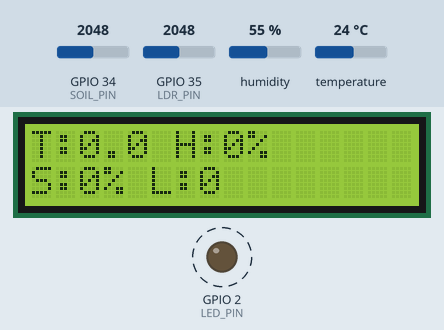
Simulated run of this sketch. Board: ESP32. Parts: 16×2 character LCD, output pins drawn as LEDs (lit = HIGH). Dashed ring = blinking. The inputs (shaded band) are chosen by the test bench; at power-on: humidity 55 %, GPIO 34 (SOIL_PIN) = 2048, temperature 24 °C, GPIO 35 (LDR_PIN) = 2048. WiFi joins after 1.5 s; servers stay silent unless stated; no MQTT or app messages arrive unless stated; what the sketch prints to the serial monitor is not drawn.

Above: at 3.1 s.
3.2 s: humidity set to 88 %
At 5.9 s:
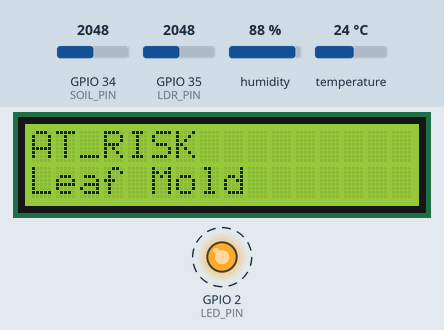
10.6 s: GPIO 34 (SOIL_PIN) set to 2866
At 20.9 s:
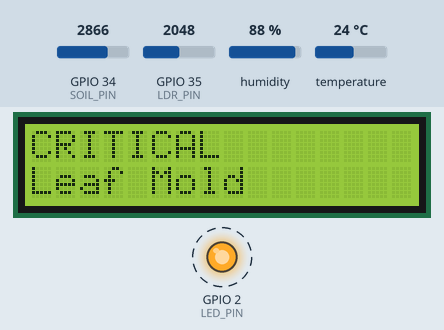
22.5 s: temperature set to 20.7 °C
At 25.9 s:
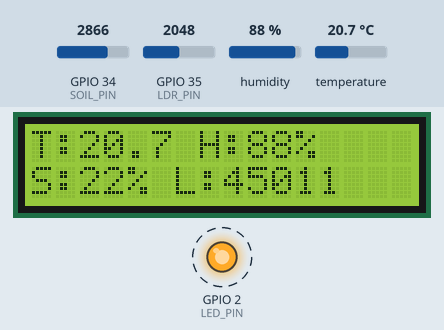
29.9 s: temperature set to 19.4 °C
At 36.0 s:
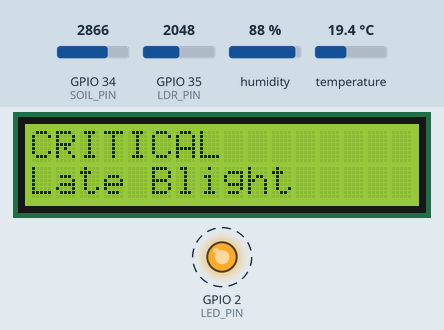
37.6 s: GPIO 34 (SOIL_PIN) set to 2637
At 41.0 s:
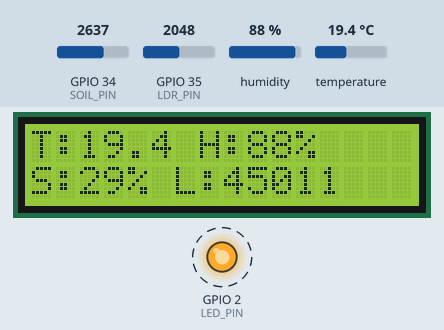
45.0 s: GPIO 34 (SOIL_PIN) set to 2537
At 51.0 s:
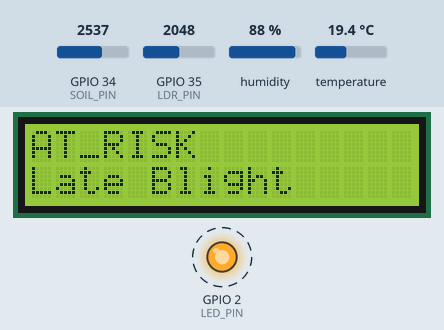
Timing chart, 0 to 53.6 s (numbered marks = the images above; inputs shaded):
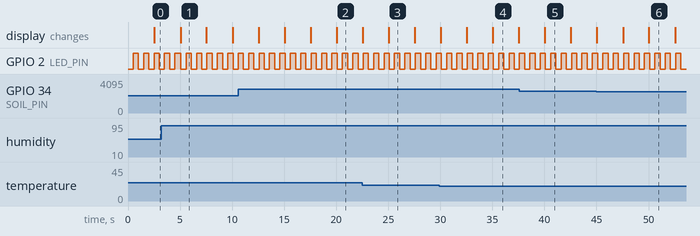

The sketch:

tomatoguardfirmware.ino
```cpp
/*
 * ============================================================
 * TomatoGuard - ESP32 Sensor Node v2 (anonymous MQTT - no auth)
 * ------------------------------------------------------------
 * Edge features: PUBLISH_ALL flag, on-change + heartbeat publishing,
 * offline RAM buffer, topic hierarchy agri/<region>/<user>/<device>/status.
 *
 * LCD now rotates THREE screens every 2.5 s:
 *   1) sensor values (T/H/S/L)
 *   2) status + disease risk
 *   3) connection status  -> WiFi OK/DOWN + signal, MQTT OK/DOWN + buffered count
 *
 * NOTE: broker is anonymous for now, so there is NO MQTT username/password.
 *
 * LIBRARIES: DHT sensor library, LiquidCrystal_I2C, PubSubClient, ArduinoJson
 * ============================================================
 */

#include <DHT.h>
#include <Wire.h>
#include <LiquidCrystal_I2C.h>
#include <WiFi.h>
#include <PubSubClient.h>

// ---------- EDIT THESE ----------
const char *WIFI_SSID = "WTIoT_24G_1";   // <-- verify this EXACTLY matches the Wi-Fi scan
const char *WIFI_PASS = "tcictait";
const char *MQTT_HOST = "192.168.1.103"; // Raspberry Pi IP
const int MQTT_PORT = 1883;

// ---- identity -> topic hierarchy agri/<region>/<user>/<device>/status ----
const char *REGION = "th-pathumthani";
const char *USER_ID = "user_st126665";
const char *DEVICE_ID = "esp32_plot01";

// ---- MQTT: broker is anonymous for now, no username/password needed ----

// ---- PUBLISH MODE ----
const bool PUBLISH_ALL = false;            // true = baseline (every reading)
const unsigned long READ_INTERVAL = 5000;  // sample every 5 s
const unsigned long HEARTBEAT_MS = 300000; // 5 min heartbeat in edge mode
const unsigned long WIFI_CONNECT_TIMEOUT = 20000;
const unsigned long WIFI_RETRY_INTERVAL = 10000;
const unsigned long MQTT_RETRY_INTERVAL = 5000;

// ---------- Pins ----------
#define DHTPIN 15
#define DHTTYPE DHT22
#define SOIL_PIN 34
#define LDR_PIN 35
#define LED_PIN 2

DHT dht(DHTPIN, DHTTYPE);
LiquidCrystal_I2C lcd(0x27, 16, 2);
WiFiClient espClient;
PubSubClient mqtt(espClient);

// ---------- thresholds (unchanged) ----------
const float TEMP_ALERT_LOW = 15.0, TEMP_ALERT_HIGH = 32.0;
const float HUM_ALERT_HIGH = 85.0;
const float SOIL_ALERT_LOW = 35.0, SOIL_ALERT_HIGH = 75.0;
const float LIGHT_ALERT_LOW = 5000.0;

// ---------- soil calibration ----------
const bool USE_CALIBRATION = true; // true on the real capacitive sensor
int SOIL_RAW_AIR = 3616, SOIL_RAW_WATER = 254;

// ---------- timing / state ----------
const unsigned long LCD_INTERVAL = 2500, LED_INTERVAL = 500;
unsigned long lastRead = 0, lastLcd = 0, lastLed = 0, lastPublish = 0;
bool ledState = false;
int lcdScreen = 0;                 // 0=sensors, 1=status, 2=connection
char topicStatus[160];
String lastStatusPublished = "";
unsigned long msgCount = 0;
bool wifiAttemptActive = false;
bool wifiWasConnected = false;
unsigned long wifiAttemptStarted = 0;
unsigned long lastMqttAttempt = 0;

float gTemp = 0, gHum = 0, gSoil = 0, gLight = 0;
String gStatus = "STARTING", gRiskShort = "", gRiskFull = "None";

// ---------- offline RAM buffer ----------
#define BUF_SIZE 60
String ringbuf[BUF_SIZE];
int bufHead = 0, bufCount = 0;
void enqueue(const String &m)
{
    ringbuf[bufHead] = m;
    bufHead = (bufHead + 1) % BUF_SIZE;
    if (bufCount < BUF_SIZE)
        bufCount++;
}
void flushBuffer()
{
    while (bufCount > 0 && mqtt.connected())
    {
        int idx = (bufHead - bufCount + BUF_SIZE) % BUF_SIZE;
        if (mqtt.publish(topicStatus, ringbuf[idx].c_str()))
        {
            bufCount--;
            msgCount++;
        }
        else
            break;
    }
}

float readSoilMoisture()
{
    int raw = analogRead(SOIL_PIN);
    if (USE_CALIBRATION)
    {
        float p = 100.0 * (SOIL_RAW_AIR - raw) / (float)(SOIL_RAW_AIR - SOIL_RAW_WATER);
        return p < 0 ? 0 : (p > 100 ? 100 : p);
    }
    return (raw / 4095.0) * 100.0;
}
float readLightIntensity() { return (analogRead(LDR_PIN) / 4095.0) * 90000.0; }

String evaluateStatus(float t, float h, float s, float l)
{
    bool c = false, r = false;
    if (t < 10 || t > 35)
        c = true;
    else if (t < TEMP_ALERT_LOW || t > TEMP_ALERT_HIGH)
        r = true;
    if (h > 90)
        c = true;
    else if (h > HUM_ALERT_HIGH)
        r = true;
    if (s < 30 || s > 85)
        c = true;
    else if (s < SOIL_ALERT_LOW || s > SOIL_ALERT_HIGH)
        r = true;
    if (l < 2000)
        c = true;
    else if (l < LIGHT_ALERT_LOW)
        r = true;
    if (c)
        return "CRITICAL";
    if (r)
        return "AT_RISK";
    return "NORMAL";
}
void identifyDiseaseRisk(float t, float h, float s, float l, String &sn, String &fn)
{
    if (h > HUM_ALERT_HIGH && t >= 10 && t <= 20)
    {
        sn = "Late Blight";
        fn = "Late Blight (Phytophthora infestans)";
    }
    else if (h > HUM_ALERT_HIGH)
    {
        sn = "Leaf Mold";
        fn = "Leaf Mold (Cladosporium fulvum)";
    }
    else if (t > TEMP_ALERT_HIGH && h < 50)
    {
        sn = "Spider Mites";
        fn = "Spider Mites (Tetranychus urticae)";
    }
    else if (t >= 24 && t <= 30 && h > 70)
    {
        sn = "Bact. Spot";
        fn = "Bacterial Spot (Xanthomonas spp.)";
    }
    else if (s < SOIL_ALERT_LOW)
    {
        sn = "Water Stress";
        fn = "Water stress / root damage";
    }
    else if (s > SOIL_ALERT_HIGH)
    {
        sn = "Root Rot";
        fn = "Root Rot (waterlogged conditions)";
    }
    else if (l < LIGHT_ALERT_LOW)
    {
        sn = "Low Light";
        fn = "Growth stress (insufficient light)";
    }
    else
    {
        sn = "";
        fn = "None";
    }
}
void updateDisplay()
{
    lcd.clear();
    if (lcdScreen == 0)
    {
        // --- Screen 1: sensor values ---
        lcd.setCursor(0, 0);
        lcd.print("T:");
        lcd.print(gTemp, 1);
        lcd.print(" H:");
        lcd.print(gHum, 0);
        lcd.print("%");
        lcd.setCursor(0, 1);
        lcd.print("S:");
        lcd.print(gSoil, 0);
        lcd.print("% L:");
        lcd.print(gLight, 0);
    }
    else if (lcdScreen == 1)
    {
        // --- Screen 2: status + disease risk ---
        lcd.setCursor(0, 0);
        lcd.print(gStatus);
        lcd.setCursor(0, 1);
        lcd.print(gRiskShort.length() > 0 ? gRiskShort : String("No disease risk"));
    }
    else
    {
        // --- Screen 3: connection status ---
        lcd.setCursor(0, 0);
        if (WiFi.status() == WL_CONNECTED)
        {
            lcd.print("WiFi:OK ");
            lcd.print(WiFi.RSSI());
            lcd.print("dBm");
        }
        else
        {
            lcd.print("WiFi:DOWN");
        }
        lcd.setCursor(0, 1);
        lcd.print(mqtt.connected() ? "MQTT:OK  buf:" : "MQTT:DOWN buf:");
        lcd.print(bufCount);
    }
    lcdScreen = (lcdScreen + 1) % 3;   // rotate through the 3 screens
}

void startWiFiConnection()
{
    WiFi.begin(WIFI_SSID, WIFI_PASS);
    wifiAttemptStarted = millis();
    wifiAttemptActive = true;
    Serial.println("Connecting to WiFi...");
}

bool maintainWiFi()
{
    unsigned long now = millis();
    if (WiFi.status() == WL_CONNECTED)
    {
        wifiAttemptActive = false;
        if (!wifiWasConnected)
        {
            Serial.println("WiFi OK");
            Serial.print("WiFi IP: ");
            Serial.println(WiFi.localIP());
            Serial.print("WiFi RSSI: ");
            Serial.println(WiFi.RSSI());
        }
        wifiWasConnected = true;
        return true;
    }

    if (wifiWasConnected)
    {
        Serial.printf("WiFi lost; status=%d\n", WiFi.status());
        mqtt.disconnect();
        wifiWasConnected = false;
    }

    if (wifiAttemptActive)
    {
        if (now - wifiAttemptStarted < WIFI_CONNECT_TIMEOUT)
            return false;

        Serial.printf("WiFi connection timed out; status=%d\n", WiFi.status());
        WiFi.disconnect(false, false);
        wifiAttemptActive = false;
        wifiAttemptStarted = now;
        return false;
    }

    if (now - wifiAttemptStarted >= WIFI_RETRY_INTERVAL)
        startWiFiConnection();

    return false;
}

void connectMqtt()
{
    unsigned long now = millis();
    if (WiFi.status() != WL_CONNECTED || mqtt.connected())
        return;
    if (now - lastMqttAttempt < MQTT_RETRY_INTERVAL)
        return;

    lastMqttAttempt = now;
    // Anonymous broker: connect with just the client id, no credentials.
    if (mqtt.connect(DEVICE_ID))
    {
        Serial.println("MQTT connected");
        flushBuffer();
    }
    else
    {
        Serial.printf("MQTT fail rc=%d\n", mqtt.state());
    }
}

void setup()
{
    Serial.begin(115200);
    dht.begin();
    pinMode(LED_PIN, OUTPUT);
    Wire.begin();
    lcd.init();
    lcd.backlight();
    snprintf(topicStatus, sizeof(topicStatus), "agri/%s/%s/%s/status", REGION, USER_ID, DEVICE_ID);
    Serial.printf("Topic: %s  mode: %s\n", topicStatus, PUBLISH_ALL ? "PUBLISH_ALL(baseline)" : "on-change+heartbeat(edge)");
    WiFi.mode(WIFI_STA);
    mqtt.setServer(MQTT_HOST, MQTT_PORT);
    startWiFiConnection();
}

void readAndEvaluateSensors()
{
    float t = dht.readTemperature(), h = dht.readHumidity();
    float s = readSoilMoisture(), l = readLightIntensity();
    if (isnan(t) || isnan(h))
    {
        Serial.println("{\"error\":\"DHT read failed\"}");
        return;
    }
    gTemp = t;
    gHum = h;
    gSoil = s;
    gLight = l;
    gStatus = evaluateStatus(t, h, s, l);
    identifyDiseaseRisk(t, h, s, l, gRiskShort, gRiskFull);

    char json[256];
    snprintf(json, sizeof(json),
             "{\"device\":\"%s\",\"temperature\":%.1f,\"humidity\":%.1f,"
             "\"soil_moisture\":%.1f,\"light\":%.0f,\"status\":\"%s\",\"disease_risk\":\"%s\"}",
             DEVICE_ID, t, h, s, l, gStatus.c_str(), gRiskFull.c_str());
    Serial.println(json);

    bool changed = (gStatus != lastStatusPublished);
    bool heartbeat = (millis() - lastPublish >= HEARTBEAT_MS);
    bool doPublish = PUBLISH_ALL || changed || heartbeat;

    if (mqtt.connected())
    {
        if (doPublish)
        {
            if (mqtt.publish(topicStatus, json))
            {
                msgCount++;
                lastPublish = millis();
                lastStatusPublished = gStatus;
                Serial.printf("[pub #%lu] %s\n", msgCount, PUBLISH_ALL ? "(all)" : (changed ? "(change)" : "(heartbeat)"));
            }
        }
    }
    else
    {
        enqueue(String(json)); // offline: keep it for resend
        Serial.println("[buffered - MQTT down]");
    }
}

void loop()
{
    unsigned long now = millis();
    bool wifiConnected = maintainWiFi();
    if (wifiConnected && !mqtt.connected())
        connectMqtt();
    if (wifiConnected && mqtt.connected())
        mqtt.loop();
    if (now - lastRead >= READ_INTERVAL)
    {
        lastRead = now;
        readAndEvaluateSensors();
    }
    if (now - lastLcd >= LCD_INTERVAL)
    {
        lastLcd = now;
        updateDisplay();
    }
    if (now - lastLed >= LED_INTERVAL)
    {
        lastLed = now;
        ledState = !ledState;
        digitalWrite(LED_PIN, ledState ? HIGH : LOW);
    }
}
```

Measured:
- the behaviour switches between 20.1 and 20 °C on temperature (found by bisection; images 3 and 4)
- the behaviour switches between 2608 and 2607 on GPIO 34 (SOIL_PIN) (found by bisection; images 5 and 6)
- after the input at 3.2 s, the display: changes after 1.9 s (image 1)
- by itself, GPIO 2 (LED_PIN): alternates HIGH for 0.50 s and LOW for 0.50 s
- what the display in image 1 shows lasts 2.4 s, from 5.1 s to 7.5 s
- what the display in image 3 shows lasts 2.5 s, from 25.0 s to 27.5 s
